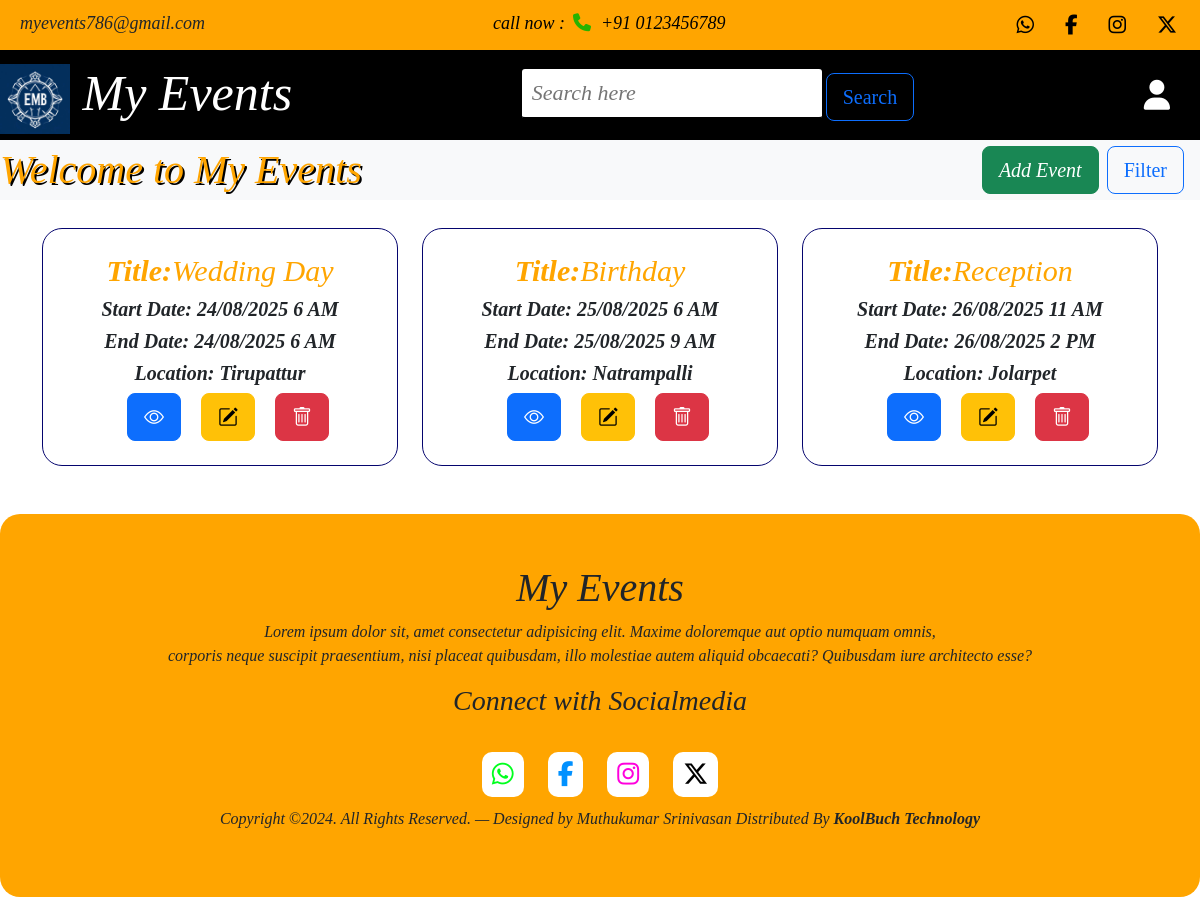
The page / (signed in) on the database its author committed.
### EMS_App/models.py (models this page shows, shortened)
class Events(models.Model):
    customer  = models.ForeignKey(CustomUser,on_delete=models.SET_NULL,null=True,blank=True)
    title = models.CharField(max_length=50,null=False,blank=False)
    description = models.CharField(max_length=300,null=False,blank=False)
    startdate = models.DateTimeField((""), auto_now=False, auto_now_add=False)
    enddate = models.DateTimeField((""), auto_now=False, auto_now_add=False)
    location = models.CharField(max_length=200,null=False,blank=False)
    organizer = models.CharField(max_length=50,null=False,blank=False)
    status = models.CharField(choices=event_status,max_length=150,default='Not Yet Started',null=False)

### EMS_App/views.py (the view)
# urls.py: path('',views.index,name='index'),
def index(request):
    if request.user.is_authenticated:
        user = request.user
        events = Events.objects.filter(customer = user)
    else:
        events = Events.objects.all()
    date_range = request.GET.get('date_range')
    location_filters = request.GET.getlist('location')
    organizer_filters = request.GET.getlist('organizer')
    today = timezone.now().date()
    if date_range == 'past_30':
        events = events.filter(startdate__date__gte=today - timedelta(days=30))
    elif date_range == 'past_7':
        events = events.filter(startdate__date__gte=today - timedelta(days=7))
    elif date_range == 'today':
        events = events.filter(startdate__date=today)
    elif date_range == 'next_7':
        events = events.filter(startdate__date__lte=today + timedelta(days=7))
    elif date_range == 'next_30':
        events = events.filter(startdate__date__lte=today + timedelta(days=30))
    if location_filters:
        events = events.filter(location__in=location_filters)
    if organizer_filters:
        events = events.filter(organizer__in=organizer_filters)
    unique_locations = Events.objects.values_list('location', flat=True).distinct()
    unique_organizers = Events.objects.values_list('organizer', flat=True).distinct()
    return render(request, 'index.html', {
        'data': events,
        'unique_locations': unique_locations,
        'unique_organizers': unique_organizers,
        'selected_locations': location_filters,
        'selected_organizers': organizer_filters
    })

### EMS_App/templates/index.html (shortened to what this page needs)
{% extends "bindpage.html" %}
{% load static %}
{% block content %}
<section>
    <div class="d-flex justify-content-between align-items-center bg-light">
        <marquee behavior="scroll" direction="left" style="font-size:40px; text-shadow:black 2px 2px; color:orange; flex: 1;">
            Welcome to My Events
        </marquee>
        {% if request.user.is_authenticated %}
        <a class="btn btn-success btn-lg ms-3" href="{% url 'addevent' %}" role="button">
            Add Event
        </a>
        {% endif %}
        <button class="btn btn-outline-primary btn-lg me-3 ms-2" onclick="toggleFilter()">Filter</button>
    </div>
    <div class="container categories">
        <div class="row row-cols-1 row-cols-sm-2 row-cols-md-3 text-center item mt-1  g-4 mb-5">
                {% for item in data %}
               <div>
                    <div class="col category">
                        <div class="categorytext mt-4">
                            <h4 style='color:orange;'><b>Title:</b>{{item.title}}</h4>
                           <h5><b>Start Date: {{ item.startdate|date:"d/m/Y g A" }}</b></h5>
                            <h5><b>End Date: {{ item.enddate|date:"d/m/Y g A" }}</b></h5>
                            <h5><b>Location: {{item.location}}</b></h5>
                            <div class="mb-4">
                                <a class="btn btn-primary btn-lg ms-3" href="" role="button" title="View" data-bs-toggle='modal' data-bs-target='#{{item.id}}'>
                                    <i class="bi bi-eye"></i>
                                </a>
                                {% if request.user.is_authenticated %}
                                <a class="btn btn-warning btn-lg ms-3" href="{% url 'updateevent' item.id %}" role="button" title="Edit">
                                    <i class="bi bi-pencil-square"></i>
                                </a>
                                <a class="btn btn-danger btn-lg ms-3" href="{% url 'deleteevent' item.id %}" role="button" title="Delete">
                                    <i class="bi bi-trash"></i>
                                </a>
                                {% endif %}
                            </div>
                        </div>
                    </div>
                </div>
                {% endfor %}
        </div>
    </div>
</section>
{% endblock content %}

### EMS_App/static/style.css (style rules this page uses)
* { margin: 0; padding: 0; font-family: 'Merriweather', serif; font-style: italic; }
button { font-style: normal; font-weight: 550; }

### rows shown on the page
Events: title "Wedding Day", startdate "24/08/2025 6 AM", enddate "24/08/2025 6 AM", location "Tirupattur"
Events: title "Birthday", startdate "25/08/2025 6 AM", enddate "25/08/2025 9 AM", location "Natrampalli"
Events: title "Reception", startdate "26/08/2025 11 AM", enddate "26/08/2025 2 PM", location "Jolarpet"
